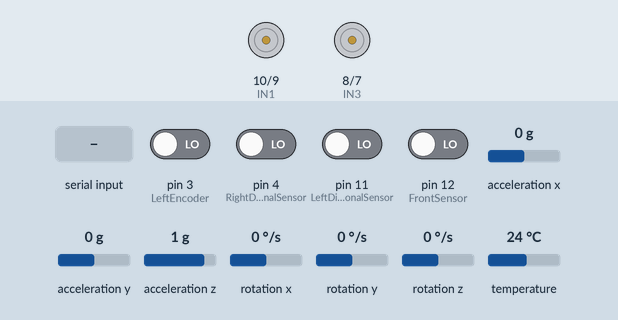
Bench run of a sketch on a simulated Arduino Uno, built with avr-gcc and run on an emulated ATmega328P. Parts: motor-driver pin pairs drawn as motors (green arrow = first pin HIGH = forward, orange = second pin HIGH = backward, longer = more drive, scaled by the enable pin). The test bench sets the inputs (shaded band); at power-on: pin 3 (LeftEncoder), pin 4 (RightDiagonalSensor), pin 11 (LeftDiagonalSensor), pin 12 (FrontSensor) LOW, rotation z 0 °/s, acceleration x 0 g, acceleration y 0 g, acceleration z 1 g, rotation x 0 °/s, rotation y 0 °/s, temperature 24 °C. What the sketch prints to the serial monitor is not drawn.

Above: at 0.9 s.
1.0 s: "s" received over Serial
At 2.0 s:
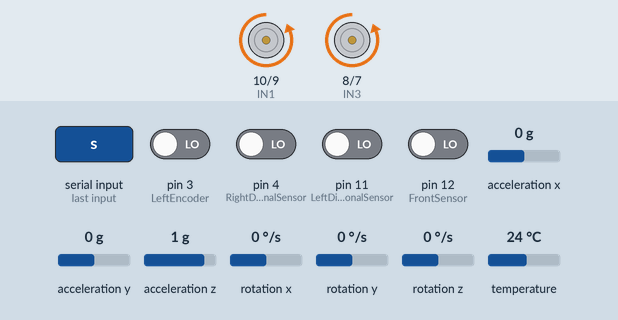
2.9 s: rotation z set to -100 °/s
At 4.2 s:
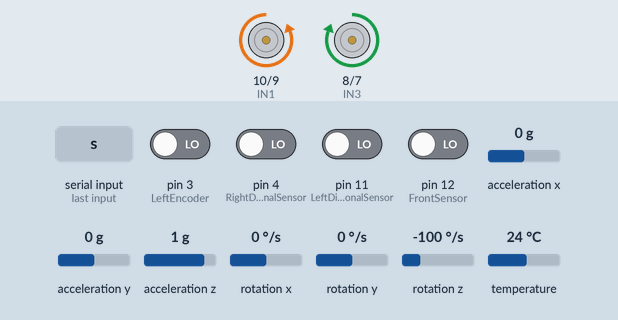
4.8 s: rotation z set to 100 °/s
At 8.5 s:
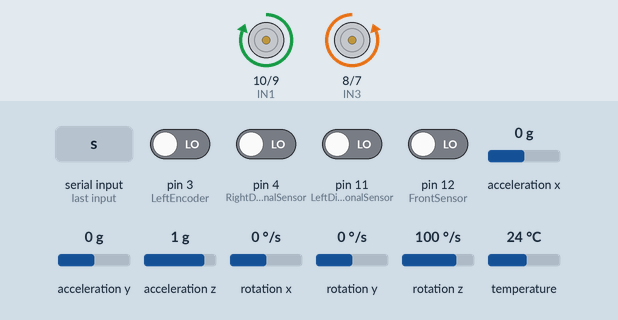
Timing chart, 0 to 10.0 s (numbered marks = the images above; inputs shaded):
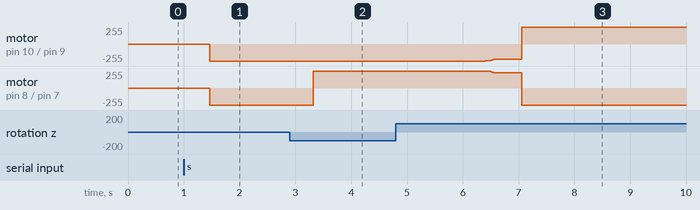

Measured:
- after the input at 1.0 s, motor on pin 10 (IN1) / pin 9 (IN2), motor on pin 8 (IN3) / pin 7 (IN4): stopped → backward 255/255 after 0.46 s
- after the input at 2.9 s, motor on pin 8 (IN3) / pin 7 (IN4): backward 255/255 → forward 255/255 after 0.42 s
- after the input at 4.8 s, motor on pin 10 (IN1) / pin 9 (IN2): moves from backward 255/255 to forward 255/255 over 0.66 s, starting after 1.6 s; motor on pin 8 (IN3) / pin 7 (IN4): moves from forward 255/255 to backward 255/255 over 0.66 s, starting after 1.6 s

The sketch:

test.ino
```cpp
//-----------  A5 - SCL ;  A4 - SDA; interupt 2;
#include <Adafruit_MPU6050.h>
#include <Adafruit_Sensor.h>
#include <Wire.h>

#define getbit(x,i) (1 & (x >> i))
#define setbit(x,i) (x |= (1 << i))
#define clrbit(x,i) (x &= ~(1 << i))

//Motors Variables
#define ENA 5
#define ENB 6
#define IN4 7
#define IN3 8
#define IN2 9
#define IN1 10

#define MAXSPEED 255
#define MAXTURNSPEED 175
#define INITIALSPEED 255
float RightSpeed = INITIALSPEED, LeftSpeed = INITIALSPEED;

//gyroscope variables
Adafruit_MPU6050 mpu;
sensors_event_t a, g, temp;
float z = 0;
float ZError = 0;
float DesiredAngle = 0;
float GyroRatio = 352.3333/360;

//Encoders variables
#define RightEncoder
#define LeftEncoder 3
bool LastRState = 0;
bool LastLState = 0;
volatile int RightCount = 0, LeftCount = 0;

//IR Sensors variables
#define FrontSensor 12
#define RightDiagonalSensor 4
#define LeftDiagonalSensor 11
#define RightSensor
#define LeftSensor

char IR_Readings; // L - L45 - F - R45 - R
float DistanceWhenRead, DistanceWhenDecison;

//Integration varibles
float LastTime = 0, Time, dt, Area;

//ERRORS
float LastAngleError = 0;

//pins initialize
void PinsInitialize(){
  pinMode(LeftEncoder, INPUT);
  pinMode(RightDiagonalSensor, INPUT);
  pinMode(LeftDiagonalSensor, INPUT);

  pinMode(ENA, OUTPUT);
  pinMode(ENB, OUTPUT);
  pinMode(IN1, OUTPUT);
  pinMode(IN2, OUTPUT);
  pinMode(IN3, OUTPUT);
  pinMode(IN4, OUTPUT);


 // pinMode(RightEncoder, INPUT);
  pinMode(LeftEncoder, INPUT);
  pinMode(RightDiagonalSensor, INPUT);
  pinMode(LeftDiagonalSensor, INPUT);
  // pinMode(RightSensor, INPUT);
  // pinMode(LeftSensor, INPUT);
  pinMode(FrontSensor, INPUT);
}

//GYROSCOPE INITIALIZE
void GyroScopeInit(){

  // Try to initialize!
  mpu.begin();
  mpu.setAccelerometerRange(MPU6050_RANGE_8_G);
  mpu.setGyroRange(MPU6050_RANGE_500_DEG);
  mpu.setFilterBandwidth(MPU6050_BAND_5_HZ);

  //calibration
  for(int i = 0; i < 200; ++i){
    mpu.getEvent(&a, &g, &temp);
    ZError += g.gyro.z;
  }
  ZError /= 200.0;
}

//ALL SENSORS READINGS
void ReadGyro(){
  mpu.getEvent(&a, &g, &temp);
  Time = millis();
  dt = Time - LastTime;
  Area = (g.gyro.z - ZError) * dt/1000.0 * 180/M_PI;
  if(fabs(Area) > 0.01) z += Area;
  LastTime = Time;
}

void ReadEncoders(){
  // bool State = digitalRead(RightEncoder);
  // RightCount +=   State^LastRState;
  // LastRState = State;

  bool State = digitalRead(LeftEncoder);
  LeftCount += State^LastLState;
  LastLState = State;
}

void ReadIR(){
  // if(digitalRead(RightSensor)) setbit(IR_Readings,0);
  // else clrbit(IR_Readings,0);

  if(!digitalRead(RightDiagonalSensor)) setbit(IR_Readings,1);
  else clrbit(IR_Readings,1);

  if(!digitalRead(FrontSensor)) setbit(IR_Readings,2);
  else clrbit(IR_Readings,2);

  if(!digitalRead(LeftDiagonalSensor)) setbit(IR_Readings,3);
  else clrbit(IR_Readings,3);

  // if(digitalRead(LeftSensor)) setbit(IR_Readings,4);
  // else clrbit(IR_Readings,4);
}

bool wallFront(){
  return getbit(IR_Readings,2);
}

bool wallRight(){
  return getbit(IR_Readings,1);
}

bool wallLeft(){
  return getbit(IR_Readings,3);
}

float GetDistance(){
  return LeftCount/40.0 * 3.65*PI;
}


//Control Functions
void stop()
{
  analogWrite(ENA, 0);
  analogWrite(ENB, 0);
  digitalWrite(IN1, LOW);
  digitalWrite(IN2, LOW);
  digitalWrite(IN3, LOW);
  digitalWrite(IN4, LOW);
  LeftSpeed = 0;
  RightSpeed = 0;
}

void forward()
{
  //Right
  analogWrite(ENA, INITIALSPEED);
  digitalWrite(IN1, LOW);
  digitalWrite(IN2, HIGH);

  //Left
  analogWrite(ENB, INITIALSPEED);
  digitalWrite(IN3, LOW);
  digitalWrite(IN4, HIGH);
  LeftSpeed = INITIALSPEED;
  RightSpeed = INITIALSPEED;
}

void StopSlowly()
{
  //Right
  analogWrite(ENA, 100);
  digitalWrite(IN1, LOW);
  digitalWrite(IN2, HIGH);

  //Left
  analogWrite(ENB, 100);
  digitalWrite(IN3, LOW);
  digitalWrite(IN4, HIGH);
  LeftSpeed = 100;
  RightSpeed = 100;
}

void backward()
{
  //Right
  analogWrite(ENA, abs(INITIALSPEED));
  digitalWrite(IN1, HIGH);
  digitalWrite(IN2, LOW);

  //Left
  analogWrite(ENB, abs(INITIALSPEED));
  digitalWrite(IN3, HIGH);
  digitalWrite(IN4, LOW);
}

void AddToRightSpeed(float OUT, int maxspeed){
  //speed
  int LastSpeed = RightSpeed;
  RightSpeed += OUT;
  RightSpeed = min(RightSpeed, maxspeed);
  RightSpeed = max(RightSpeed, -1 * maxspeed);


  //need optimize
  if(RightSpeed * LastSpeed <= 0){
      if(RightSpeed < 0){
      digitalWrite(IN1, HIGH);
      digitalWrite(IN2, LOW);
    }
    else{
      digitalWrite(IN1, LOW);
      digitalWrite(IN2, HIGH);
    }
  }
  analogWrite(ENA, (int)fabs(RightSpeed));
}

void AddToLeftSpeed(float OUT, int maxspeed){
  int LastSpeed = LeftSpeed;
  LeftSpeed += OUT;
  LeftSpeed = min(LeftSpeed, maxspeed);
  LeftSpeed = max(LeftSpeed, -1 * maxspeed);
  if(LeftSpeed * LastSpeed <= 0) {
    if(LeftSpeed < 0){
      digitalWrite(IN3, HIGH);
      digitalWrite(IN4, LOW);
    }
    else{
      digitalWrite(IN3, LOW);
      digitalWrite(IN4, HIGH);
    }
  }
  analogWrite(ENB, (int)fabs(LeftSpeed));
}

void Debug(float a, float b, float c,float d,float e){
  Serial.print(a);
  Serial.print(" ");
  Serial.print(b);
  Serial.print(" ");
  Serial.print(c);
  Serial.print(" ");
  Serial.print(d);
  Serial.print(" ");
  Serial.println(e);
}

void MoveStraight(){
  //PID On Angle -- PD Controller
  float kpAng = 0.07, kdAng = 7, AngleOutput = 0;
  float AngleError = DesiredAngle - z;
  AngleOutput = kpAng * AngleError + kdAng * (AngleError - LastAngleError) ; // negative
  AddToRightSpeed(AngleOutput,MAXSPEED);
  AddToLeftSpeed(-1 * AngleOutput, MAXSPEED);
  LastAngleError = AngleError;
  //Debug(z, DesiredAngle, LeftSpeed , RightSpeed , AngleOutput);
}


void TurnRight(){
  StopSlowly();
  DesiredAngle -= 90 * GyroRatio;
  float AngleError = DesiredAngle - z;
  while(fabs(AngleError) > 1){
    ReadGyro();
    //pid On angle -- pcontroller
    float kpAng = 0.1, kdAng = 0;
    AngleError = DesiredAngle - z;
    float AngleOutput = kpAng * AngleError + kdAng * (AngleError - LastAngleError) ; // negative
    AddToRightSpeed(AngleOutput,MAXTURNSPEED);
    //left += Output
    AddToLeftSpeed(-1 * AngleOutput,MAXTURNSPEED);
    LastAngleError = AngleError;
    //Debug(z, DesiredAngle, LeftSpeed , RightSpeed , AngleOutput);
  }
  forward();
}

void TurnLeft(){
  stop();
  DesiredAngle += 90 * GyroRatio;
  float AngleError = DesiredAngle - z;
  while(fabs(AngleError) > 1){
    ReadGyro();
    //pid On angle -- pcontroller
    float kpAng = 0.1  , kdAng = 0;
    AngleError = DesiredAngle - z;
    float AngleOutput = kpAng * AngleError + kdAng * (AngleError - LastAngleError) ; // negative
    AddToRightSpeed(AngleOutput, MAXTURNSPEED);
    //left += Output
    AddToLeftSpeed(-1 * AngleOutput, MAXTURNSPEED);
    LastAngleError = AngleError;
    //Debug(z,DesiredAngle,AngleError, LeftSpeed - AngleOutput, RightSpeed + AngleOutput);
  }
  forward();
}

void TurnAround(){
  stop();
  DesiredAngle += 180 * GyroRatio;
  float AngleError = DesiredAngle - z;
  while(fabs(AngleError) > 1){
    ReadGyro();
    //pid On angle -- pcontroller
    float kpAng = 0.1  , kdAng = 0;
    AngleError = DesiredAngle - z;
    float AngleOutput = kpAng * AngleError + kdAng * (AngleError - LastAngleError) ; // negative
    AddToRightSpeed(AngleOutput, MAXTURNSPEED);
    //left += Output
    AddToLeftSpeed(-1 * AngleOutput, MAXTURNSPEED);
    LastAngleError = AngleError;
    //Debug(z,DesiredAngle,AngleError, LeftSpeed - AngleOutput, RightSpeed + AngleOutput);
  }
  forward();
}


void PrintIR(){
  for(int i = 4; i >= 0; i--){
    Serial.print(getbit(IR_Readings,i));
    Serial.print(" ");
  }
  Serial.println();
}

void setup()
{
  Serial.begin(115200);

  while(Serial.read() != 's');
  PinsInitialize();
  GyroScopeInit();


  forward();
  LastTime = millis();
}
bool turned = 0;
void loop()
{

  if(Serial.available()){
    char choice = Serial.read();
    if(choice == 's'){
      stop();
      delay(10000000);
    }
  }

  ReadEncoders();
  ReadGyro();
  ReadIR();
  //MoveStraight();

  // if(GetDistance() - DistanceWhenDecison > 2.00){
  //   if(wallFront()){
  //     Serial.println("Turning Around");
  //     TurnAround();
  //   }
  //   else if(!wallRight()){
  //     Serial.println("Turning Right");
  //     DistanceWhenRead = GetDistance();
  //     while(GetDistance() - DistanceWhenRead < 7.00){
  //       ReadEncoders();
  //       ReadGyro();
  //       MoveStraight();
  //     }
  //     TurnRight();
  //   }
  //   else if(!wallLeft()){
  //     Serial.println("Turning Left");
  //     DistanceWhenRead = GetDistance();
  //     while(GetDistance() - DistanceWhenRead < 7.00){
  //       ReadEncoders();
  //       ReadGyro();
  //       MoveStraight();
  //     }
  //     TurnLeft();
  //   }
  //   DistanceWhenDecison = GetDistance();
  // }

  // Serial.println(z);


  // if(Serial.available()){
  //   char choice = Serial.read();
  //   if(choice == 's'){
  //     stop();
  //     z = 0;
  //     while(Serial.read() != 's');
  //     forward();
  //   }
  //   else if(choice == 'l'){
  //     TurnLeft();
  //   }
  //   else if(choice == 'r'){
  //     TurnRight();
  //   }
  // }

  //PrintIR();
  //Serial.println(z);

  // if(GetDistance() > 100){
  //   stop();
  //   delay(200000);
  // }

  // if(GetDistance() > 100) {
  //   TurnRight();
  //   LeftCount = 0;
  // }

  // if(!wallFront()){
  //   MoveStraight();
  // }
  // else if(!wallRight()){
  //   TurnRight();
  // }
  // else if(!wallLeft()){
  //   TurnLeft();
  // }


  if(GetDistance() - DistanceWhenRead > 17.00){
    if(wallFront() && wallRight() && wallLeft()){
      Serial.println("Turning Around");
      TurnAround();
    }
    else if(!wallFront()){
      MoveStraight();
    }
    else if(!wallRight()){
      TurnRight();
      Serial.println("Turning Right");
    }
    else if(!wallLeft()){
      TurnLeft();
      Serial.println("Turning Left");
    }
    ReadIR();
    DistanceWhenRead = GetDistance();
  }
  else {
    MoveStraight();
  }

  //MoveStraight();
  Serial.print(wallLeft());
  Serial.print(" ");
  Serial.print(wallFront());
  Serial.print(" ");
  Serial.println(wallRight());


  // Serial.print(digitalRead(LeftSensor));
  // Serial.print(" ");
  // Serial.print(digitalRead(LeftDiagonalSensor));
  // Serial.print(" ");
  // Serial.print(digitalRead(FrontSensor));
  // Serial.print(" ");
  // Serial.print(digitalRead(RightDiagonalSensor));
  // Serial.print(" ");
  // Serial.println(digitalRead(RightSensor));

  // Serial.print(LeftCount);
  // Serial.print(" ");
  // Serial.print(RightCount);
  // Serial.print(" ");
  // Serial.print(LeftSpeed);
  // Serial.print(" ");
  // Serial.print(RightSpeed);
  // Serial.print(" ");
  // Serial.print(AngleOutput);
  // Serial.println("");

}
```
